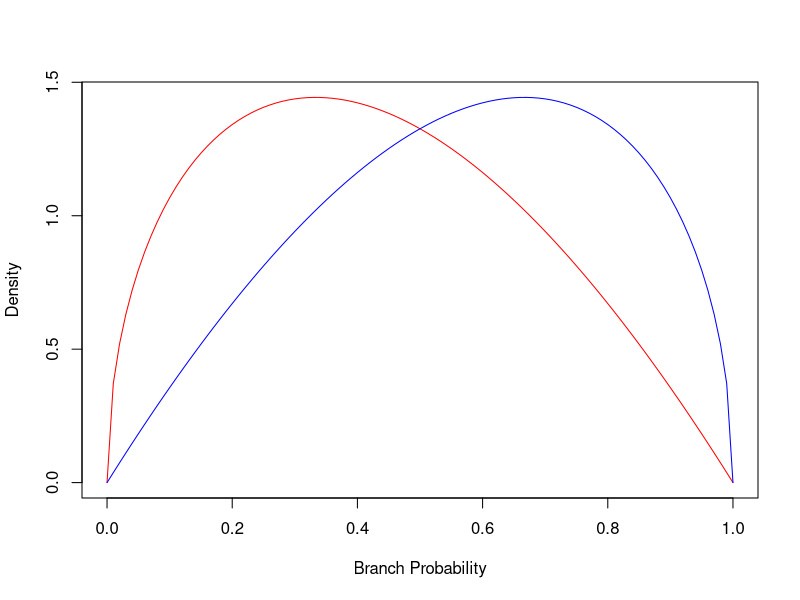
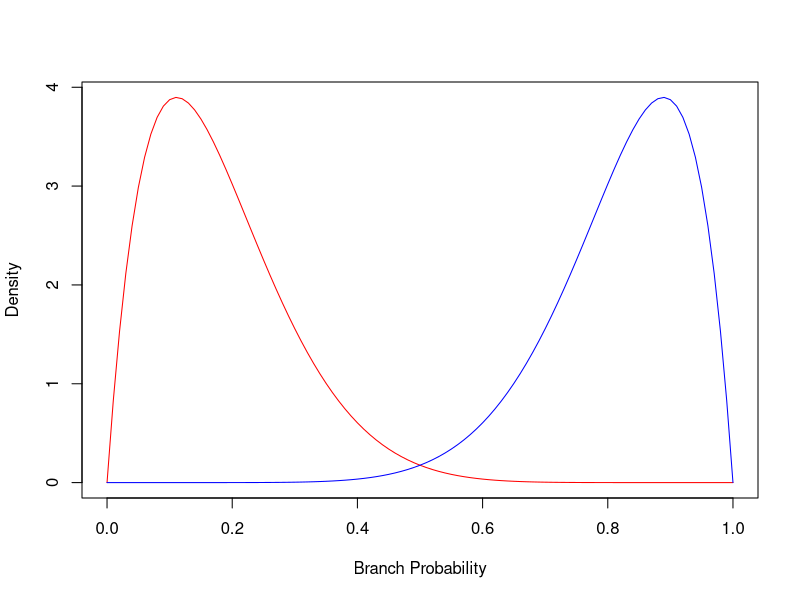
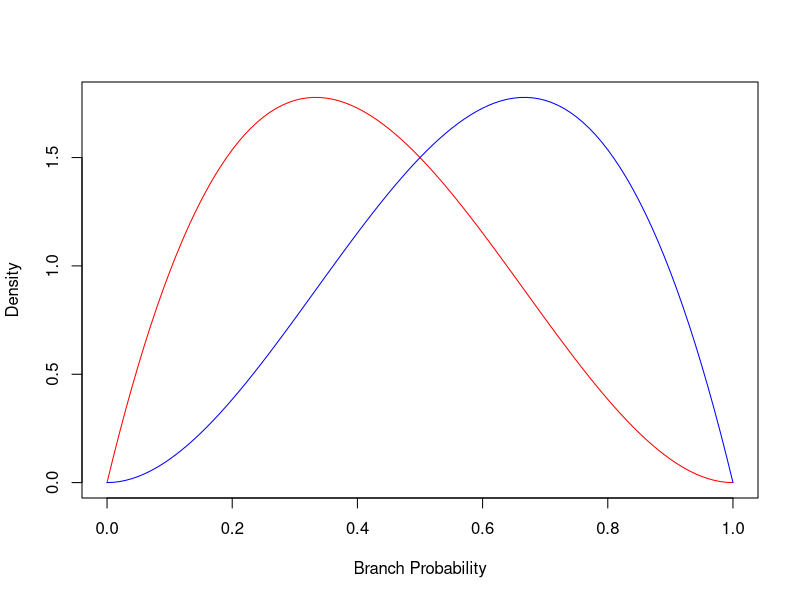
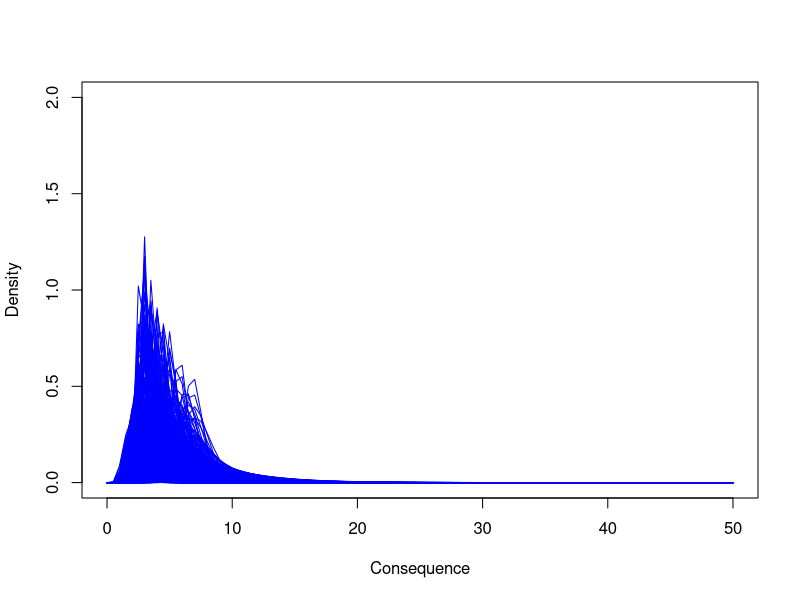
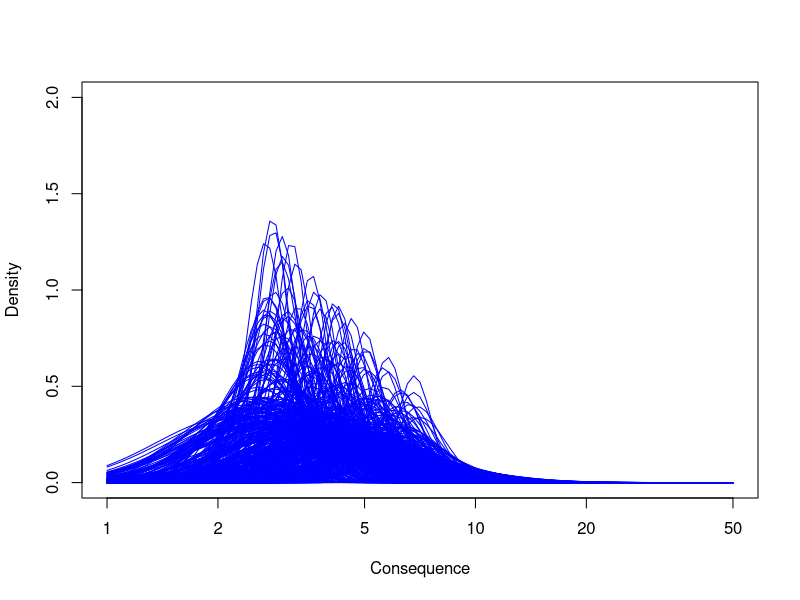
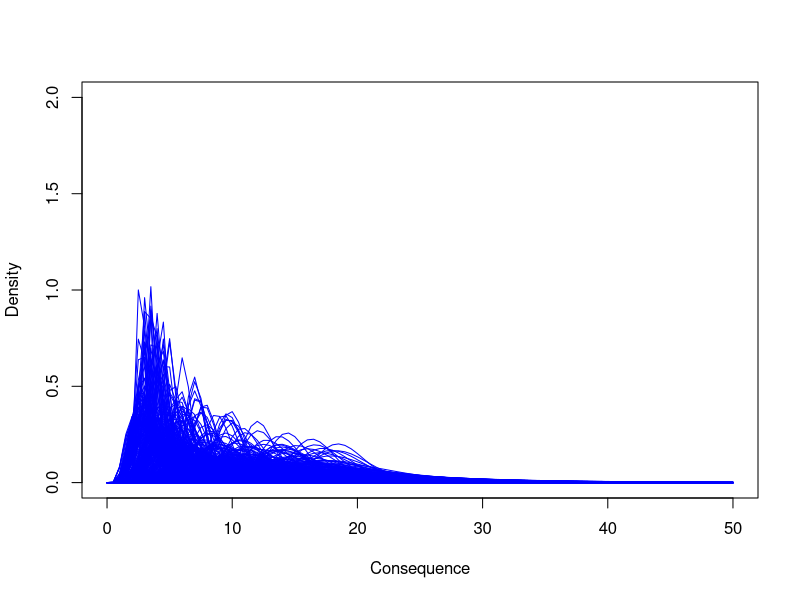
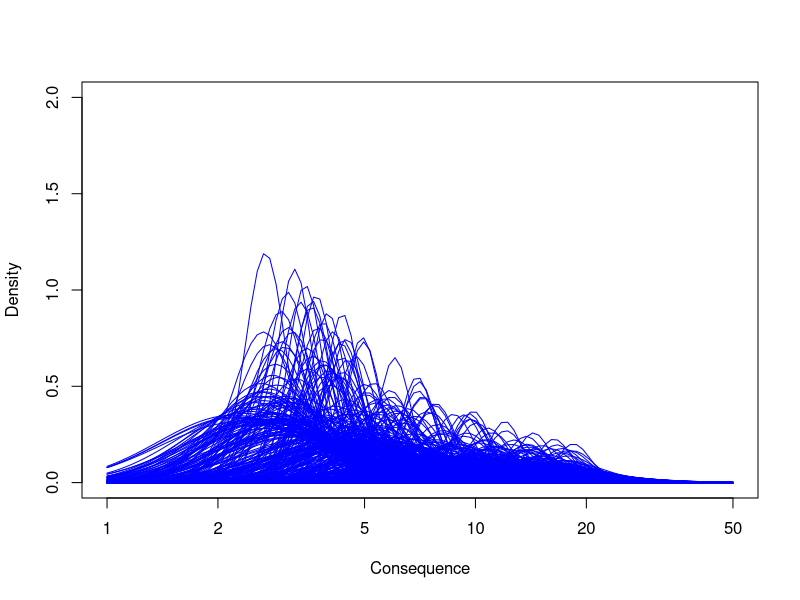
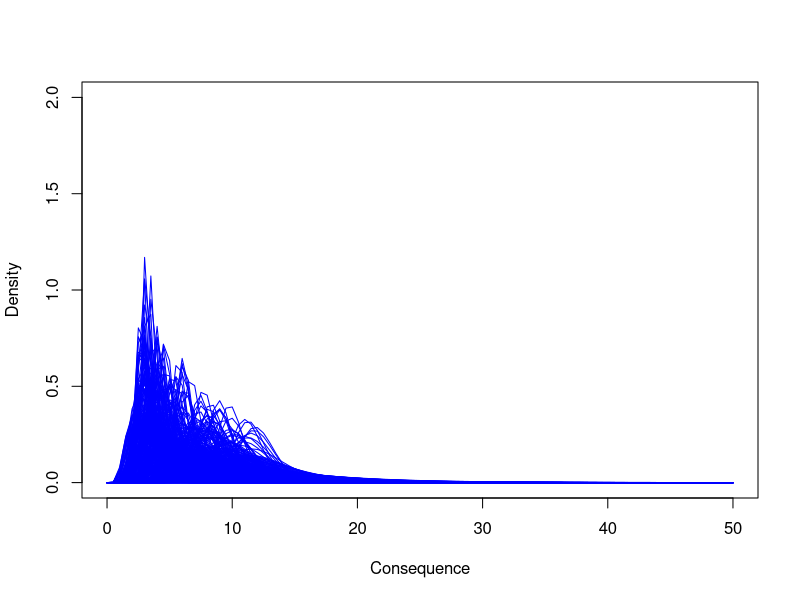

R code for these plots, in order:
set.seed(1976)

# LHC sample
N <- 500
# scenaio samples
M <- 100

# Theta_T
a1 <- 1.5
b1 <- 2
a2 <- 2
b2 <- 9
a3 <- 2
b3 <- 3

# Theta_C
mu1 <- runif(N,1,2)
mu2 <- runif(N,1,3)
mu3 <- runif(N,1,2.5)
mu4 <- runif(N,2,2.5)
s1 <- runif(N,0.1,0.5)
s2 <- runif(N,0.1,0.5)
s3 <- runif(N,0.1,0.5)
s4 <- runif(N,0.1,0.5)

# p(s)
p1 <- rbeta(N,a1,b1)
p2 <- rbeta(N,a2,b2)
p3 <- rbeta(N,a3,b3)

f <- function(a, b)
{
  windows()
  curve(dbeta(x, a, b), col="red", xlab="Branch Probability", ylab="Density")
  curve(dbeta(1-x, a, b), col="blue", add=TRUE)
}
f(a1,b1)
f(a2,b2)
f(a3,b3)

g <- function(m,si)
{
  windows()
  curve(dlnorm(x, m[1], si[1]), from=0, to=50, col="blue", xlab="Consequence",
    ylab="Density", ylim=c(0,2))
  for (i in 2:N)
  {
    curve(dlnorm(x, m[i], si[i]), from=0, to=50, col="blue", add=TRUE,
      ylim=c(0,50))
  }
  windows()
  curve(dlnorm(x, m[1], si[1]), from=1, to=50, col="blue", xlab="Consequence",
    ylab="Density", log="x", ylim=c(0,2))
  for (i in 2:N)
  {
    curve(dlnorm(x, m[i], si[i]), from=1, to=50, col="blue", add=TRUE, log="x",
      ylim=c(0,2))
  }
}

g(mu1,s1)
g(mu2,s2)
g(mu3,s3)
g(mu4,s4)

histogramBins <- c(0,10^(seq(0,3,by=0.5)))
histogramMids <- c(0,10^(seq(0.25, 3, by=0.5)))
# riskResultsA is an array of risk results for 4 scenarios,
#  with N uncertainty samples and a histogram of the m 
#  scenario monte carlo samples
riskResultsA <- array(NA, dim=c(4, N, length(histogramMids)))
for (i in 1:N)
{
  h1 <- hist(rlnorm(M,mu1[i],s1[i]), breaks=histogramBins, plot=FALSE)
  h2 <- hist(rlnorm(M,mu2[i],s2[i]), breaks=histogramBins, plot=FALSE)
  h3 <- hist(rlnorm(M,mu3[i],s3[i]), breaks=histogramBins, plot=FALSE)
  h4 <- hist(rlnorm(M,mu4[i],s4[i]), breaks=histogramBins, plot=FALSE)
  riskResultsA[1,i,] <- p1[i]*p2[i]*h1$counts/M
  riskResultsA[2,i,] <- p1[i]*(1-p2[i])*h2$counts/M
  riskResultsA[3,i,] <- (1-p1[i])*p3[i]*h3$counts/M
  riskResultsA[4,i,] <- (1-p1[i])*(1-p3[i])*h4$counts/M
}
# risk for all scenario aggregated
riskResults <- apply(riskResultsA, c(2,3), sum)

# risk PDf
windows()
plot(c(0.1,0.1),c(1,1), xlim=c(0.3,max(histogramBins)), ylim=c(0,1),
  ylab="Probability", xlab="Consequence", axes=FALSE, type="n", log="x")
axis(2)
axis(1, at=c(0.3,histogramBins[2:length(histogramBins)]),
  labels=c(0,round(histogramBins[2:length(histogramBins)],0)))
for (i in 1:N)
{
  lines(c(0.3,histogramBins[2]), rep(riskResults[i,1],2))
  for (j in 2:(length(histogramBins)-1))
  {
    lines(histogramBins[j:(j+1)], rep(riskResults[i,j],2))
  }
}
for (j in 2:(length(histogramBins)-1))
{
  boxplot(riskResults[,j], at=histogramMids[j], add=TRUE, border="red")
}

# risk CCDF
exceedence <- t(apply(riskResults, 1, function(x) rev(cumsum(rev(x)))))

windows()
plot(c(0.1,0.1),c(1,1), xlim=c(0.3,max(histogramBins)), ylim=c(0,1),
  ylab="Exceedence Probability", xlab="Consequence", axes=FALSE, type="n", log="x")
axis(2)
axis(1, at=c(0.3,histogramBins[2:length(histogramBins)]),
  labels=c(0,round(histogramBins[2:length(histogramBins)],0)))
for (i in 1:N)
{
  lines(c(0.3,histogramBins[2:length(histogramBins)]), c(exceedence[i,],0))
}

windows()
plot(c(0.1,0.1),c(1,1), xlim=c(0.3,max(histogramBins)), ylim=c(1E-3,1),
  ylab="Exceedence Probability", xlab="Consequence", axes=FALSE, type="n",
  log="xy")
axis(2)
axis(1, at=c(0.3,histogramBins[2:length(histogramBins)]),
  labels=c(0,round(histogramBins[2:length(histogramBins)],0)))
for (i in 1:N)
{
  lines(c(0.3,histogramBins[2:length(histogramBins)]), c(exceedence[i,],0))
}

risk <-  riskResults %*% matrix(histogramMids, ncol=1)

windows()
boxplot(risk, ylab="Risk Given Initiation (consequences)", ylim=c(0,15), boxwex=0.2)
points(1, mean(risk), pch=19, col="red")
points(rep(1, N), risk)
axis(1, at=1, label="All Scenarios")

#risk of each scenarios
riskScenarios <- t(apply(riskResultsA, c(1,2), "%*%", histogramMids))

windows()
boxplot(riskScenarios, ylab="Risk Given Initiation (consequences)", ylim=c(0,15),
  axes=FALSE)
points(1:4, apply(riskScenarios, 2, mean), pch=19, col="red")
axis(2)
axis(1, at=1:4, label=paste("Scenario",1:4))


# Weighted Average Consequences
totFreq <- t(apply(riskResultsA, c(1,2), sum))
weightAvgConsequences <- matrix(NA, nrow=N, ncol=4)
for (i in 1:4)
{
  weightAvgConsequences[,i] <- apply(riskResultsA[i,,], 2, "/", totFreq[,i]) %*% histogramMids
}

windows()
boxplot(weightAvgConsequences, ylab="Weighted Average Consequences Given Attack",
  ylim=c(0,25), axes=FALSE)
points(1:4, apply(weightAvgConsequences, 2, mean), pch=19, col="red")
axis(2)
axis(1, at=1:4, label=paste("Scenario",1:4))



